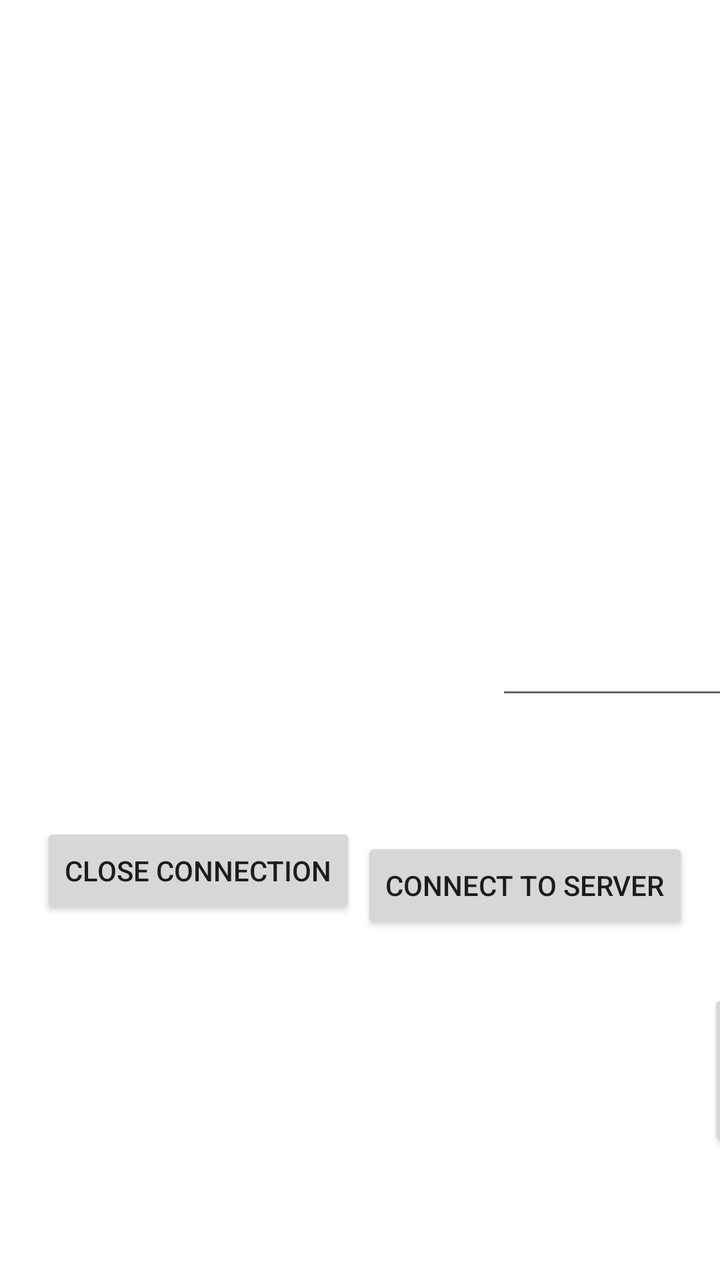
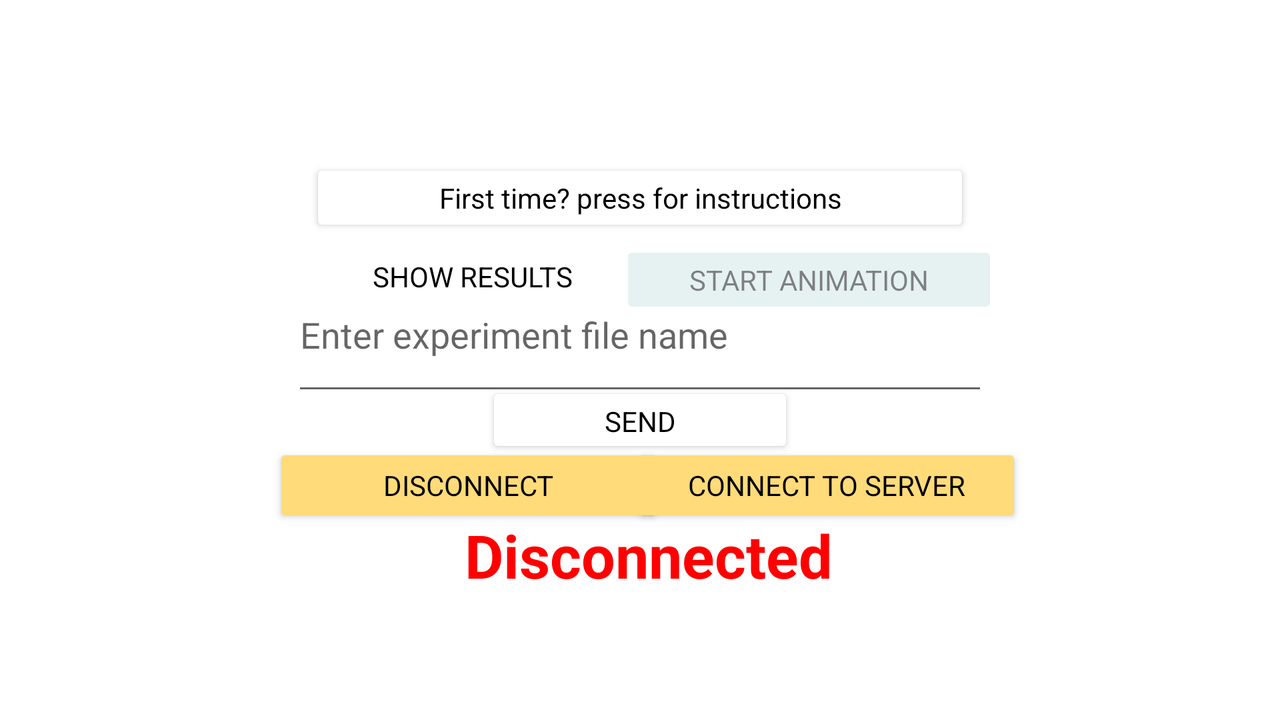

One screen, two layout resources from the same app: the default and the author's alternative for another configuration. Each is rendered where Android would select it; the XML of both is given below.
<!-- AndroidManifest.xml: application theme Theme.Mirror_start -->
<!-- res/layout/activity_main.xml -->
<?xml version="1.0" encoding="utf-8"?>
<androidx.constraintlayout.widget.ConstraintLayout xmlns:android="http://schemas.android.com/apk/res/android"
    xmlns:app="http://schemas.android.com/apk/res-auto"
    xmlns:tools="http://schemas.android.com/tools"
    android:layout_width="match_parent"
    android:layout_height="match_parent"
    tools:context=".MainActivity">

    <EditText
        android:id="@+id/editText"
        android:layout_width="324dp"
        android:layout_height="85dp"
        android:layout_marginStart="248dp"
        android:layout_marginTop="540dp"
        android:layout_marginBottom="140dp"
        android:ems="10"
        android:inputType="textPersonName"
        app:layout_constraintBottom_toTopOf="@+id/send_button"
        app:layout_constraintStart_toStartOf="parent"
        app:layout_constraintTop_toTopOf="parent" />

    <Button
        android:id="@+id/send_button"
        android:layout_width="113dp"
        android:layout_height="81dp"
        android:layout_marginStart="44dp"
        android:layout_marginEnd="44dp"
        android:layout_marginBottom="335dp"
        android:onClick="send_message"
        android:text="Send"
        app:layout_constraintBottom_toBottomOf="parent"
        app:layout_constraintEnd_toEndOf="@+id/editText"
        app:layout_constraintHorizontal_bias="0.504"
        app:layout_constraintStart_toStartOf="@+id/editText"
        app:layout_constraintTop_toBottomOf="@+id/editText" />

    <Button
        android:id="@+id/close_button"
        android:layout_width="wrap_content"
        android:layout_height="wrap_content"
        android:onClick="close_connection"
        android:text="Close connection"
        app:layout_constraintBottom_toBottomOf="parent"
        app:layout_constraintHorizontal_bias="0.1"
        app:layout_constraintLeft_toLeftOf="parent"
        app:layout_constraintRight_toRightOf="parent"
        app:layout_constraintTop_toTopOf="parent"
        app:layout_constraintVertical_bias="0.695" />

    <Button
        android:id="@+id/connect_button"
        android:layout_width="wrap_content"
        android:layout_height="wrap_content"
        android:onClick="connect_server"
        android:text="Connect to server"
        app:layout_constraintBottom_toBottomOf="parent"
        app:layout_constraintHorizontal_bias="0.92"
        app:layout_constraintLeft_toLeftOf="parent"
        app:layout_constraintRight_toRightOf="parent"
        app:layout_constraintTop_toTopOf="parent"
        app:layout_constraintVertical_bias="0.707" />

</androidx.constraintlayout.widget.ConstraintLayout>
<!-- resources referenced by this layout -->
<resources>
  <style name="Theme.Mirror_start" parent="Theme.MaterialComponents.DayNight.DarkActionBar">
          
          <item name="colorPrimary">@color/purple_500</item>
          <item name="colorPrimaryVariant">@color/purple_700</item>
          <item name="colorOnPrimary">@color/white</item>
          
          <item name="colorSecondary">@color/teal_200</item>
          <item name="colorSecondaryVariant">@color/teal_700</item>
          <item name="colorOnSecondary">@color/black</item>
          
          <item name="android:statusBarColor" tools:targetApi="l">?attr/colorPrimaryVariant</item>
          
      </style>
</resources>
<!-- res/layout-land/activity_main.xml (the author's variant of the layout above) -->
<!-- drawn on the phone turned sideways -->
<?xml version="1.0" encoding="utf-8"?>
<androidx.constraintlayout.widget.ConstraintLayout xmlns:android="http://schemas.android.com/apk/res/android"
    xmlns:app="http://schemas.android.com/apk/res-auto"
    xmlns:tools="http://schemas.android.com/tools"
    android:layout_width="match_parent"
    android:layout_height="match_parent"
    android:background="@drawable/main_background"
    tools:context=".MainActivity">


    <EditText
        android:id="@+id/editText"
        android:layout_width="348dp"
        android:layout_height="74dp"
        android:ems="10"
        android:hint="Enter experiment file name"
        android:inputType="textPersonName"
        android:selectAllOnFocus="false"
        android:visibility="visible"
        app:layout_constraintBottom_toBottomOf="parent"
        app:layout_constraintEnd_toEndOf="parent"
        app:layout_constraintStart_toStartOf="parent"
        app:layout_constraintTop_toTopOf="parent"
        app:layout_constraintVertical_bias="0.45" />

    <Button
        android:id="@+id/send_button"
        android:layout_width="154dp"
        android:layout_height="38dp"
        android:backgroundTint="#ffffff"
        android:backgroundTintMode="add"
        android:fontFamily="sans-serif"
        android:text="Send"
        android:textColor="#000000"
        app:layout_constraintBottom_toBottomOf="parent"
        app:layout_constraintEnd_toEndOf="parent"
        app:layout_constraintStart_toStartOf="parent"
        app:layout_constraintTop_toTopOf="parent"
        app:layout_constraintVertical_bias="0.593" />

    <Button
        android:id="@+id/close_button"
        android:layout_width="195dp"
        android:layout_height="42dp"
        android:backgroundTint="#ffdb79"
        android:fontFamily="sans-serif"
        android:onClick="close_connection"
        android:text="Disconnect"
        android:textColor="#000000"
        app:layout_constraintBottom_toBottomOf="parent"
        app:layout_constraintEnd_toEndOf="parent"
        app:layout_constraintHorizontal_bias="0.307"
        app:layout_constraintStart_toStartOf="parent"
        app:layout_constraintTop_toTopOf="parent"
        app:layout_constraintVertical_bias="0.697" />

    <Button
        android:id="@+id/connect_button"
        android:layout_width="195dp"
        android:layout_height="42dp"
        android:backgroundTint="#ffdb79"
        android:fontFamily="sans-serif"
        android:onClick="connect_server"
        android:text="Connect to server"
        android:textColor="#000000"
        app:layout_constraintBottom_toBottomOf="parent"
        app:layout_constraintEnd_toEndOf="parent"
        app:layout_constraintHorizontal_bias="0.71"
        app:layout_constraintStart_toStartOf="parent"
        app:layout_constraintTop_toTopOf="parent"
        app:layout_constraintVertical_bias="0.697" />

    <Button
        android:id="@+id/StartExperiment"
        android:layout_width="189dp"
        android:layout_height="39dp"
        android:alpha="0.5"
        android:backgroundTint="#cde6e6"
        android:enabled="false"
        android:fontFamily="sans-serif"
        android:text="Start animation"
        android:textColor="#000000"
        app:layout_constraintBottom_toBottomOf="parent"
        app:layout_constraintEnd_toEndOf="parent"
        app:layout_constraintHorizontal_bias="0.687"
        app:layout_constraintStart_toStartOf="parent"
        app:layout_constraintTop_toTopOf="parent"
        app:layout_constraintVertical_bias="0.375" />

    <Button
        android:id="@+id/displayResults"
        style="@style/SeeThroughButton"
        android:layout_width="189dp"
        android:layout_height="39dp"
        android:backgroundTint="#cde6e6"
        android:fontFamily="sans-serif"
        android:text="Show results"
        android:textColor="#000000"
        app:layout_constraintBottom_toBottomOf="parent"
        app:layout_constraintEnd_toEndOf="parent"
        app:layout_constraintHorizontal_bias="0.315"
        app:layout_constraintStart_toStartOf="parent"
        app:layout_constraintTop_toTopOf="parent"
        app:layout_constraintVertical_bias="0.37" />

    <Button
        android:id="@+id/instruction"
        android:layout_width="330dp"
        android:layout_height="39dp"
        android:backgroundTint="#ffffff"
        android:fontFamily="sans-serif"
        android:onClick="openInstructions"
        android:text="First time? press for instructions"
        android:textAppearance="@style/TextAppearance.AppCompat.Small"
        android:textColor="#000000"
        app:layout_constraintBottom_toBottomOf="parent"
        app:layout_constraintEnd_toEndOf="parent"
        app:layout_constraintStart_toStartOf="parent"
        app:layout_constraintTop_toTopOf="parent"
        app:layout_constraintVertical_bias="0.247" />

    <androidx.constraintlayout.widget.Guideline
        android:id="@+id/guideline2"
        android:layout_width="wrap_content"
        android:layout_height="wrap_content"
        android:orientation="vertical"
        app:layout_constraintGuide_begin="20dp" />

    <TextView
        android:id="@+id/connection"
        style="@style/ConnectionStatusTextViewStyleRed"
        android:layout_width="188dp"
        android:layout_height="33dp"
        android:text="Disconnected"
        app:layout_constraintBottom_toBottomOf="parent"
        app:layout_constraintEnd_toEndOf="parent"
        app:layout_constraintHorizontal_bias="0.514"
        app:layout_constraintStart_toStartOf="parent"
        app:layout_constraintTop_toTopOf="parent"
        app:layout_constraintVertical_bias="0.787" />


</androidx.constraintlayout.widget.ConstraintLayout>
<!-- resources referenced by the variant -->
<!-- as the phone turned sideways resolves them -->
<resources>
  <style name="ConnectionStatusTextViewStyleRed">
          <item name="android:textSize">30sp</item>
          <item name="android:textColor">#ff0000</item>
          <item name="android:textStyle">bold</item>
      </style>
  <style name="SeeThroughButton" parent="Widget.AppCompat.Button">
          <item name="android:background">@null</item>
          <item name="android:textColor">#000000</item>
      </style>
  <style name="Theme.Mirror_start" parent="Theme.MaterialComponents.DayNight.DarkActionBar">
          
          <item name="colorPrimary">@color/purple_500</item>
          <item name="colorPrimaryVariant">@color/purple_700</item>
          <item name="colorOnPrimary">@color/white</item>
          
          <item name="colorSecondary">@color/teal_200</item>
          <item name="colorSecondaryVariant">@color/teal_700</item>
          <item name="colorOnSecondary">@color/black</item>
          
          <item name="android:statusBarColor" tools:targetApi="l">?attr/colorPrimaryVariant</item>
          
      </style>
</resources>
